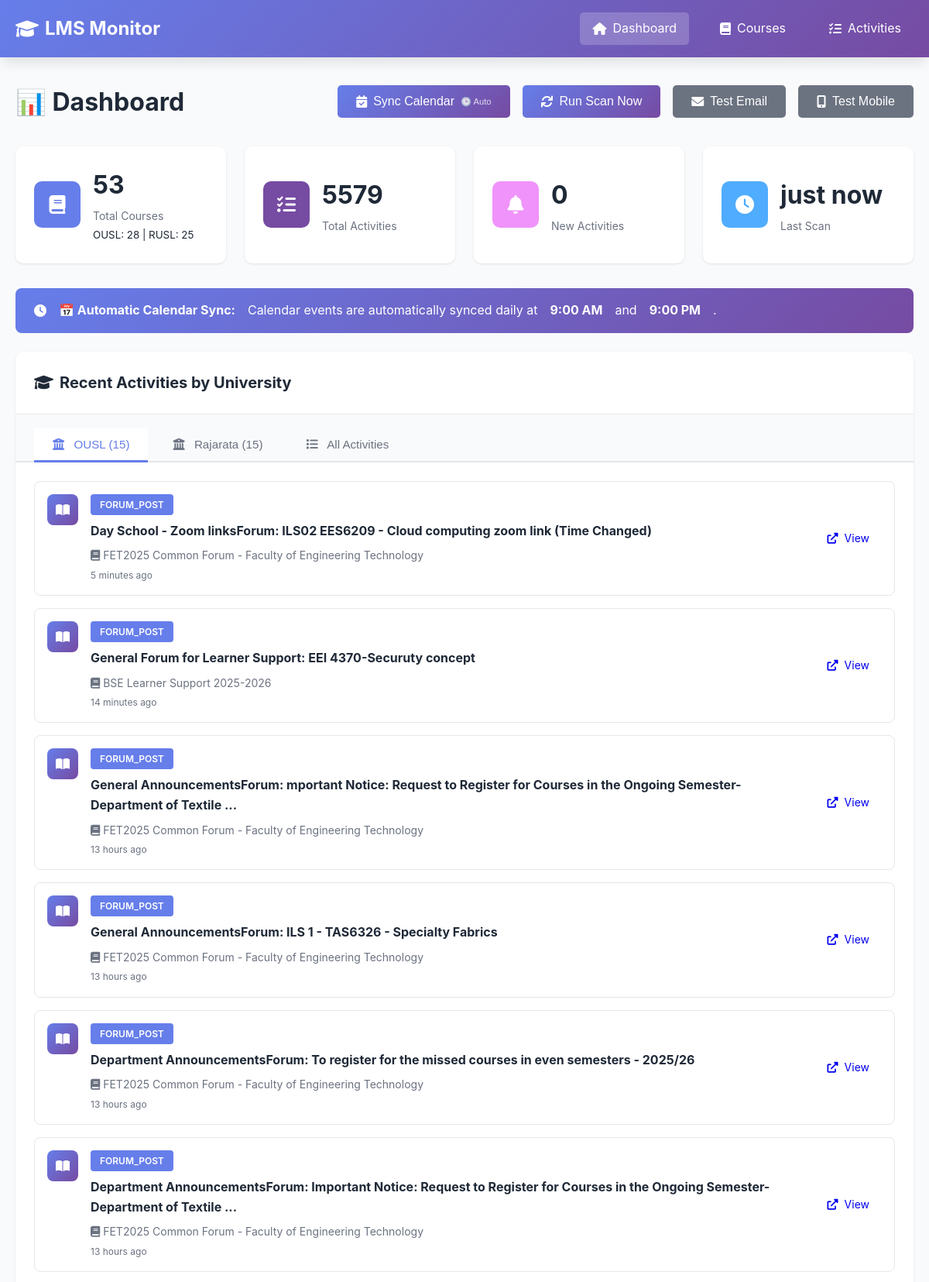
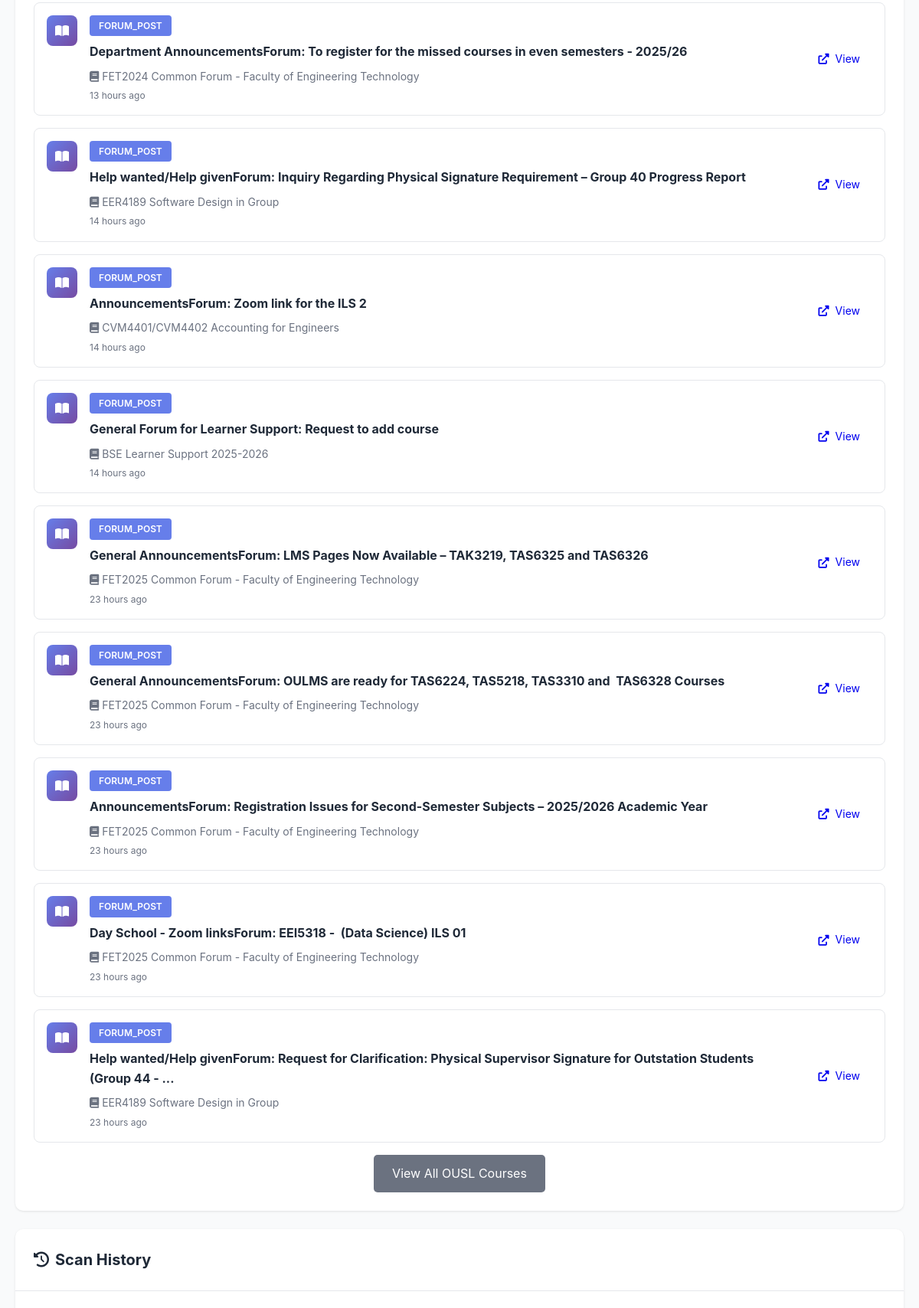
The page / (upper part) on the database its author committed (2 pictures, top to bottom).
### tables this page shows
CREATE TABLE scan_history (
                id INTEGER PRIMARY KEY AUTOINCREMENT,
                lms_name TEXT NOT NULL,
                scan_time TIMESTAMP DEFAULT CURRENT_TIMESTAMP,
                courses_found INTEGER,
                activities_found INTEGER,
                new_activities INTEGER,
                status TEXT,
                error_message TEXT
            );

CREATE TABLE courses (
                id INTEGER PRIMARY KEY AUTOINCREMENT,
                course_id TEXT UNIQUE NOT NULL,
                lms_name TEXT NOT NULL,
                course_name TEXT NOT NULL,
                course_url TEXT,
                first_seen TIMESTAMP DEFAULT CURRENT_TIMESTAMP,
                last_checked TIMESTAMP DEFAULT CURRENT_TIMESTAMP
            );

### app.py (the view, shortened to what this page needs)
@app.route('/')
def index():
    stats = db.get_stats()
    recent_activities = db.get_recent_activities(limit=20)
    scan_history = db.get_scan_history(limit=10)
    ousl_activities = db.get_activities_by_lms('OUSL', limit=15)
    rusl_activities = db.get_activities_by_lms('RUSL', limit=15)
    upcoming_deadlines = db.get_all_upcoming_deadlines(days_ahead=365)
    import re
    is_render = os.getenv('RENDER') is not None or os.getenv('RAILWAY_ENVIRONMENT') is not None
    return render_template('index.html',
                          stats=stats,
                          recent_activities=recent_activities,
                          ousl_activities=ousl_activities,
                          rusl_activities=rusl_activities,
                          upcoming_deadlines=upcoming_deadlines,
                          scan_history=scan_history,
                          is_render=is_render)

### app.py (called while the page is built)
@app.template_filter('datetime')
def format_datetime(value, format='%Y-%m-%d %H:%M:%S'):
    if value is None:
        return ''
    if isinstance(value, str):
        try:
            value = datetime.fromisoformat(value.replace('Z', '+00:00'))
        except:
            return value
    if value.tzinfo is None:
        from datetime import timezone
        value = value.replace(tzinfo=timezone.utc)
    from datetime import timezone, timedelta
    colombo_tz = timezone(timedelta(hours=5, minutes=30))
    local_time = value.astimezone(colombo_tz)
    return local_time.strftime(format)

### database.py (called while the page is built)
    def get_connection(self):
        return sqlite3.connect(self.db_path)

    def get_recent_activities(self, limit: int = 50) -> List[Dict[str, Any]]:
        conn = self.get_connection()
        cursor = conn.cursor()
        cursor.execute("""
            SELECT
                a.activity_id,
                a.activity_type,
                a.title,
                a.description,
                a.url,
                a.deadline,
                a.first_seen,
                a.is_new,
                c.course_name,
                c.lms_name
            FROM activities a
            JOIN courses c ON a.course_id = c.course_id
            ORDER BY a.first_seen DESC
            LIMIT ?
        """, (limit,))
        columns = [desc[0] for desc in cursor.description]
        activities = [dict(zip(columns, row)) for row in cursor.fetchall()]
        conn.close()
        return activities

    def get_activities_by_lms(self, lms_name: str, limit: int = 20) -> List[Dict[str, Any]]:
        conn = self.get_connection()
        cursor = conn.cursor()
        cursor.execute("""
            SELECT
                a.activity_id,
                a.activity_type,
                a.title,
                a.description,
                a.url,
                a.deadline,
                a.first_seen,
                a.is_new,
                c.course_name,
                c.lms_name
            FROM activities a
            JOIN courses c ON a.course_id = c.course_id
            WHERE c.lms_name = ?
            ORDER BY a.first_seen DESC
            LIMIT ?
        """, (lms_name, limit))
        columns = [desc[0] for desc in cursor.description]
        activities = [dict(zip(columns, row)) for row in cursor.fetchall()]
        conn.close()
        return activities

### templates/index.html (shortened to what this page needs)
{% extends "base.html" %}  {% block content %}
<div class="dashboard">
  <div class="page-header">
    <h1>📊 Dashboard</h1>
    <div class="actions">
      <button
        onclick="syncCalendar()"
        class="btn btn-primary"
        title="Auto-syncs daily at 9 AM & 9 PM"
      >
        <i class="fas fa-calendar-check"></i> Sync Calendar
        <span style="font-size: 0.7em; opacity: 0.8">🕒 Auto</span>
      </button>
      {% if is_render %}
      <button class="btn btn-secondary" disabled title="Scanning is automated via GitHub Actions (runs twice daily)">
        <i class="fas fa-sync"></i> Auto Scan (GitHub Actions)
      </button>
      {% else %}
      <button onclick="triggerScan()" class="btn btn-primary">
        <i class="fas fa-sync"></i> Run Scan Now
      </button>
      {% endif %}
      <button onclick="testEmail()" class="btn btn-secondary">
        <i class="fas fa-envelope"></i> Test Email
      </button>
      <button onclick="testNtfy()" class="btn btn-secondary">
        <i class="fas fa-mobile-alt"></i> Test Mobile
      </button>
    </div>
  </div>
  <div class="stats-grid">
    <div class="stat-card">
      <div class="stat-icon" style="background: #667eea">
        <i class="fas fa-book"></i>
      </div>
      <div class="stat-content">
        <h3>{{ stats.total_courses }}</h3>
        <p>Total Courses</p>
        <small
          >OUSL: {{ stats.ousl_courses }} | RUSL: {{ stats.rusl_courses
          }}</small
        >
      </div>
    </div>
    <div class="stat-card">
      <div class="stat-icon" style="background: #764ba2">
        <i class="fas fa-tasks"></i>
      </div>
      <div class="stat-content">
        <h3>{{ stats.total_activities }}</h3>
        <p>Total Activities</p>
      </div>
    </div>
    <div class="stat-card">
      <div class="stat-icon" style="background: #f093fb">
        <i class="fas fa-bell"></i>
      </div>
      <div class="stat-content">
        <h3 id="new-activities-count">{{ stats.new_activities }}</h3>
        <p>New Activities</p>
      </div>
    </div>
    <div class="stat-card">
      <div class="stat-icon" style="background: #4facfe">
        <i class="fas fa-clock"></i>
      </div>
      <div class="stat-content">
        <h3>
          {{ stats.last_scan_time|timeago if stats.last_scan_time else 'Never'
          }}
        </h3>
        <p>Last Scan</p>
      </div>
    </div>
  </div>
  <div
    class="alert alert-success"
    style="
      background: linear-gradient(135deg, #667eea 0%, #764ba2 100%);
      color: white;
      border: none;
    "
  >
    <i class="fas fa-clock"></i>
    <strong>📅 Automatic Calendar Sync:</strong> Calendar events are
    automatically synced daily at <strong>9:00 AM</strong> and
    <strong>9:00 PM</strong>.
  </div>
  <div class="card">
    <div class="card-header">
      <h2>
        <i class="fas fa-graduation-cap"></i> Recent Activities by University
      </h2>
    </div>
    <div class="tabs">
      <button class="tab-button active" onclick="openTab(event, 'ousl')">
        <i class="fas fa-university"></i> OUSL ({{ ousl_activities|length }})
      </button>
      <button class="tab-button" onclick="openTab(event, 'rusl')">
        <i class="fas fa-university"></i> Rajarata ({{ rusl_activities|length
        }})
      </button>
      <button class="tab-button" onclick="openTab(event, 'all')">
        <i class="fas fa-list"></i> All Activities
      </button>
    </div>
    <div id="ousl" class="tab-content active">
      <div class="card-body">
        {% if ousl_activities %}
        <div class="activity-list">
          {% for activity in ousl_activities %}
          <div class="activity-item {% if activity.is_new %}new{% endif %}">
            <div class="activity-icon">
              {% if activity.activity_type == 'assign' %}
              <i class="fas fa-file-alt"></i>
              {% elif activity.activity_type == 'quiz' %}
              <i class="fas fa-question-circle"></i>
              {% elif activity.activity_type == 'resource' %}
              <i class="fas fa-file"></i>
              {% elif activity.activity_type == 'forum' %}
              <i class="fas fa-comments"></i>
              {% else %}
              <i class="fas fa-book-open"></i>
              {% endif %}
            </div>
            <div class="activity-content">
              <div class="activity-header">
                <span class="activity-type">{{ activity.activity_type }}</span>
              </div>
              <h4>{{ activity.title }}</h4>
              <p class="activity-course">
                <i class="fas fa-book"></i> {{ activity.course_name }}
              </p>
              <p class="activity-time">{{ activity.first_seen|timeago }}</p>
            </div>
            {% if activity.url %}
            <a href="{{ activity.url }}" target="_blank" class="btn btn-small">
              <i class="fas fa-external-link-alt"></i> View
            </a>
            {% endif %}
          </div>
          {% endfor %}
        </div>
        <div style="text-align: center; margin-top: 1rem">
          <a href="/courses?lms=OUSL" class="btn btn-secondary"
            >View All OUSL Courses</a
          >
        </div>
        {% else %}
        <p class="empty-state">
          No OUSL activities found yet. Run a scan to get started!
        </p>
        {% endif %}
      </div>
    </div>
  </div>
  <div class="card">
    <div class="card-header">
      <h2><i class="fas fa-history"></i> Scan History</h2>
    </div>
    <div class="card-body">
    </div>
  </div>
</div>
{% endblock %}

### templates/base.html (shortened to what this page needs)
<!DOCTYPE html>
<html lang="en">
  <head>
    <link
      rel="stylesheet"
      href="{{ url_for('static', filename='style.css') }}"
    />
    <link
      rel="stylesheet"
      href="https://cdnjs.cloudflare.com/ajax/libs/font-awesome/6.0.0/css/all.min.css"
    />
  </head>
  <body>
    <nav class="navbar">
      <div class="container">
        <div class="nav-brand">
          <i class="fas fa-graduation-cap"></i>
          <span>LMS Monitor</span>
        </div>
        <ul class="nav-menu">
          <li>
            <a
              href="/"
              class="{% if request.endpoint == 'index' %}active{% endif %}"
            >
              <i class="fas fa-home"></i> Dashboard
            </a>
          </li>
          <li>
            <a
              href="/courses"
              class="{% if request.endpoint == 'courses' %}active{% endif %}"
            >
              <i class="fas fa-book"></i> Courses
            </a>
          </li>
          <li>
            <a
              href="/activities"
              class="{% if request.endpoint == 'activities' %}active{% endif %}"
            >
              <i class="fas fa-tasks"></i> Activities
            </a>
          </li>
        </ul>
      </div>
    </nav>
    <main class="main-content">
      <div class="container">{% block content %}{% endblock %}</div>
    </main>
  </body>
</html>

### rows shown on the page
scan_history: last_scan_time "just now"
courses: activity_type "FORUM_POST", title "Day School - Zoom linksForum: ILS02 EES6209 - Cloud computing zoom link (Time Changed)", course_name "FET2025 Common Forum - Faculty of Engineering Technology", first_seen "5 minutes ago", title "General AnnouncementsForum: mportant Notice: Request to Register for Courses in the Ongoing Semester-Department of Textile ...", first_seen "13 hours ago", title "General AnnouncementsForum: ILS 1 - TAS6326 - Specialty Fabrics", title "Department AnnouncementsForum: To register for the missed courses in even semesters - 2025/26", title "Department AnnouncementsForum: Important Notice: Request to Register for Courses in the Ongoing Semester-Department of Textile ...", title "General AnnouncementsForum: LMS Pages Now Available – TAK3219, TAS6325 and TAS6326", first_seen "23 hours ago", title "General AnnouncementsForum: OULMS are ready for TAS6224, TAS5218, TAS3310 and TAS6328 Courses", title "AnnouncementsForum: Registration Issues for Second-Semester Subjects – 2025/2026 Academic Year", title "Day School - Zoom linksForum: EEI5318 - (Data Science) ILS 01"
courses: activity_type "FORUM_POST", title "General Forum for Learner Support: EEI 4370-Securuty concept", course_name "BSE Learner Support 2025-2026", first_seen "14 minutes ago", title "General Forum for Learner Support: Request to add course", first_seen "14 hours ago"
courses: activity_type "FORUM_POST", title "Department AnnouncementsForum: To register for the missed courses in even semesters - 2025/26", course_name "FET2024 Common Forum - Faculty of Engineering Technology", first_seen "13 hours ago"
courses: activity_type "FORUM_POST", title "Help wanted/Help givenForum: Inquiry Regarding Physical Signature Requirement – Group 40 Progress Report", course_name "EER4189 Software Design in Group", first_seen "14 hours ago", title "Help wanted/Help givenForum: Request for Clarification: Physical Supervisor Signature for Outstation Students (Group 44 - ...", first_seen "23 hours ago"
courses: activity_type "FORUM_POST", title "AnnouncementsForum: Zoom link for the ILS 2", course_name "CVM4401/CVM4402 Accounting for Engineers", first_seen "14 hours ago"

### other values the page prints
{{ stats.total_courses }} "53"
{{ stats.ousl_courses }} "28"
{{ stats.rusl_courses }} "25"
{{ stats.total_activities }} "5579"
{{ stats.new_activities }} "0"
{{ ousl_activities|length }} "15"
{{ rusl_activities|length }} "15"
